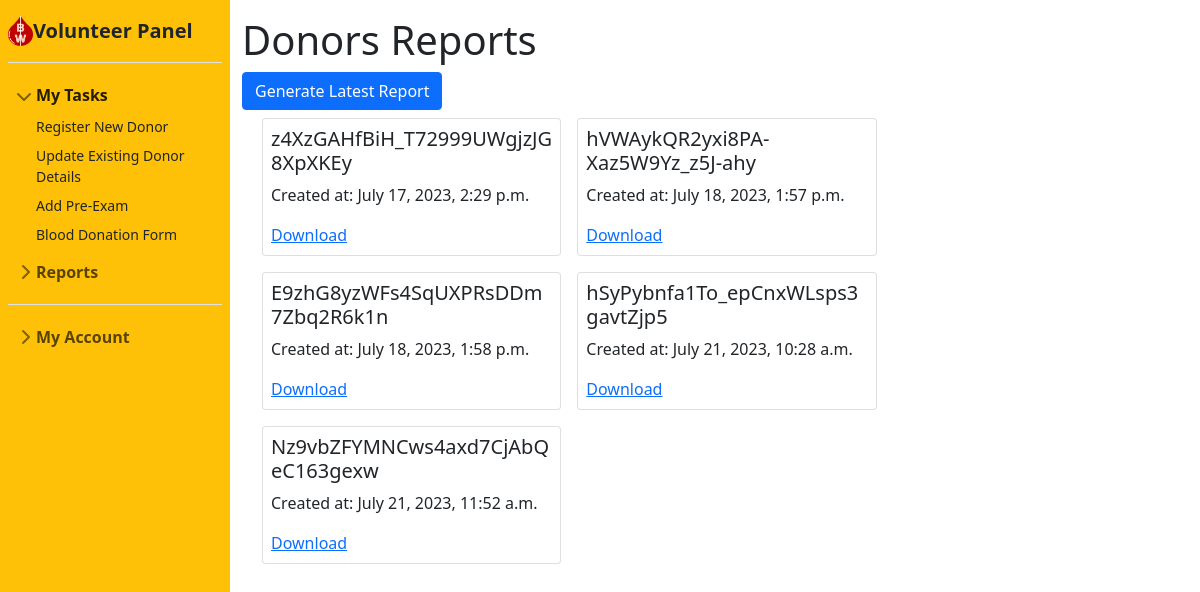
The page /volunteer/donor-reports/ (signed in) on the database as committed earlier.
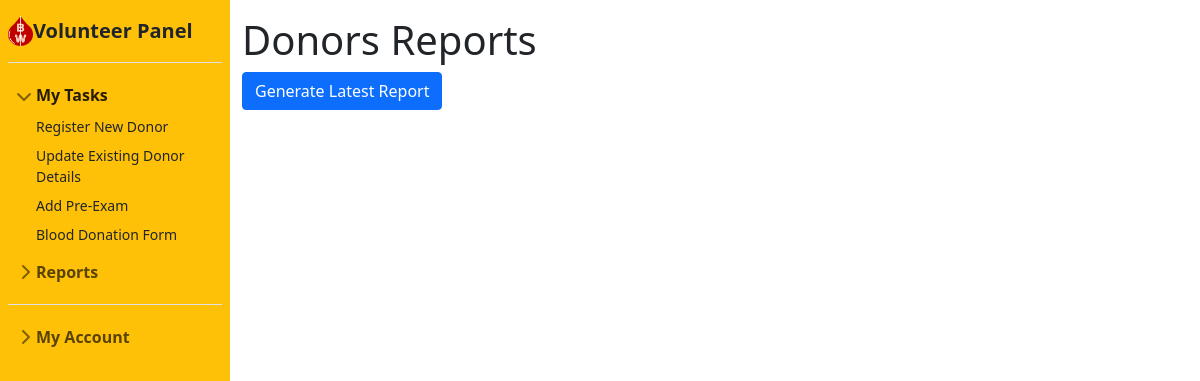
The same page on the database as committed later.
### volunteer/models.py (models this page shows, shortened)
class DonorReport(models.Model):
    volunteer = models.ForeignKey(VolunteerRegistration, on_delete=models.CASCADE)
    report_id = models.CharField(max_length=50, primary_key=True, default=uuid.uuid4())
    station_id = models.CharField(max_length=50, null=True, default="x")
    title = models.CharField(max_length=100, default='Donation-report')
    file = models.FileField(upload_to='reports/donor-reports/', null=True, blank=True)
    created_at = models.DateTimeField(auto_now_add=False)

### volunteer/views.py (the view)
# urls.py: path('donor-reports/', views.donor_reports_view, name="donor-reports"),
def donor_reports_view(request):
    the_volunteer = a_models.VolunteerRegistration.objects.get(user=request.user)
    reports = DonorReport.objects.filter(volunteer=the_volunteer.volunteer_id)
    return render(request, 'volunteer/donors_reports.html', {'reports': reports})

### templates/volunteer/donors_reports.html (shortened to what this page needs)
{% extends 'volunteer/volunteerbase.html' %}
{% block content %}
<!DOCTYPE html>
<html>
<head>
</head>
<body>
    <h1>Donors Reports</h1>
    <a href="/volunteer/generate-donor-report" class="btn btn-primary">Generate Latest Report</a>
    <div class="container-fluid row row-cols-3">
    {% for report in reports %}
        <div class="card col px-2 py-2 my-2 mx-2">
            <h5 class="card-title">{{ report.title }}</h5>
            <p>Created at: {{ report.created_at }}</p>
            <a href="{% url 'download-donor-report' report.report_id  %}">Download</a>
        </div>
    {% endfor %}
        </div>
</body>
</html>
{% endblock %}

### templates/volunteer/volunteerbase.html (shortened to what this page needs)
{% load static %}
<!DOCTYPE html>
<html lang="en">
<head>
    <link rel="stylesheet" href="https://cdnjs.cloudflare.com/ajax/libs/font-awesome/6.0.0/css/all.min.css"
/>
    <link href="https://cdn.jsdelivr.net/npm/bootstrap@5.1.3/dist/css/bootstrap.min.css" rel="stylesheet">
    <link rel="stylesheet" href="https://cdn.jsdelivr.net/npm/bootstrap-icons@1.10.5/font/bootstrap-icons.css">
</head>
<body>
<div class="container-fluid">
    <div class="row flex-nowrap">
        <div class="col-auto col-md-3 col-xl-2 px-sm-2 px-0 flex-shrink-0 p-3 bg-warning" style="width: 230px; height: 100vh">
            <a href="/" class="d-flex align-items-center pb-3 mb-3 link-dark text-decoration-none border-bottom">
                      <img src="{% static 'image/logo.png' %}" alt="" width="25" height="30" class="d-inline-block align-text-top">
                <span class="fs-5 fw-semibold">Volunteer Panel</span>
            </a>
            <ul class="list-unstyled ps-0">
                <li class="mb-1">
                    <button class="btn btn-toggle align-items-center rounded" data-bs-toggle="collapse"
                            data-bs-target="#home-collapse" aria-expanded="true">
                        My Tasks
                    </button>
                    <div class="collapse show" id="home-collapse" style="">
                        <ul class="btn-toggle-nav list-unstyled fw-normal pb-1 small">
                            <li><a href="/volunteer/register-donor" class="link-dark rounded">Register New Donor </a></li>
                            <li><a href="/volunteer/update-donor" class="link-dark rounded">Update Existing Donor Details </a></li>
                            <li><a href="/volunteer/pre-exam" class="link-dark rounded">Add Pre-Exam</a></li>
                            <li><a href="/volunteer/donate-blood" class="link-dark rounded">Blood Donation Form</a></li>
                        </ul>
                    </div>
                </li>
                <li class="mb-1">
                    <button class="btn btn-toggle align-items-center rounded collapsed" data-bs-toggle="collapse"
                            data-bs-target="#dashboard-collapse" aria-expanded="false">
                        Reports
                    </button>
                </li>
                <li class="border-top my-3"></li>
                <li class="mb-1">
                    <button class="btn btn-toggle align-items-center rounded collapsed" data-bs-toggle="collapse"
                            data-bs-target="#account-collapse" aria-expanded="false">
                        My Account
                    </button>
                </li>
            </ul>
        </div>
        <div class="col py-3">
            {% block content %}
            {% endblock content %}
        </div>
    </div>
</div>
</body>
</html>

### templates/volunteer/volunteerbase.html (style rules this page uses)
body { min-height: 100vh; min-height: -webkit-fill-available; }
html { height: -webkit-fill-available; }
.btn-toggle { display: inline-flex; align-items: center; padding: .25rem .5rem; font-weight: 600; color: rgba(0, 0, 0, .65); background-color: transparent; border: 0; }
.btn-toggle::before { width: 1.25em; line-height: 0; transition: transform .35s ease; transform-origin: .5em 50%; }
.btn-toggle[aria-expanded="true"] { color: rgba(0, 0, 0, .85); }
.btn-toggle[aria-expanded="true"]::before { transform: rotate(90deg); }
.btn-toggle-nav a { display: inline-flex; padding: .1875rem .5rem; margin-top: .125rem; margin-left: 1.25rem; text-decoration: none; }
.fw-semibold { font-weight: 600; }

Rows that differ between the two databases and show on the page:
removed DonorReport: title "z4XzGAHfBiH_T72999UWgjzJG8XpXKEy", created_at "July 17, 2023, 2:29 p.m."
removed DonorReport: title "hVWAykQR2yxi8PA-Xaz5W9Yz_z5J-ahy", created_at "July 18, 2023, 1:57 p.m."
removed DonorReport: title "E9zhG8yzWFs4SqUXPRsDDm7Zbq2R6k1n", created_at "July 18, 2023, 1:58 p.m."
removed DonorReport: title "hSyPybnfa1To_epCnxWLsps3gavtZjp5", created_at "July 21, 2023, 10:28 a.m."
removed DonorReport: title "Nz9vbZFYMNCws4axd7CjAbQeC163gexw", created_at "July 21, 2023, 11:52 a.m."
